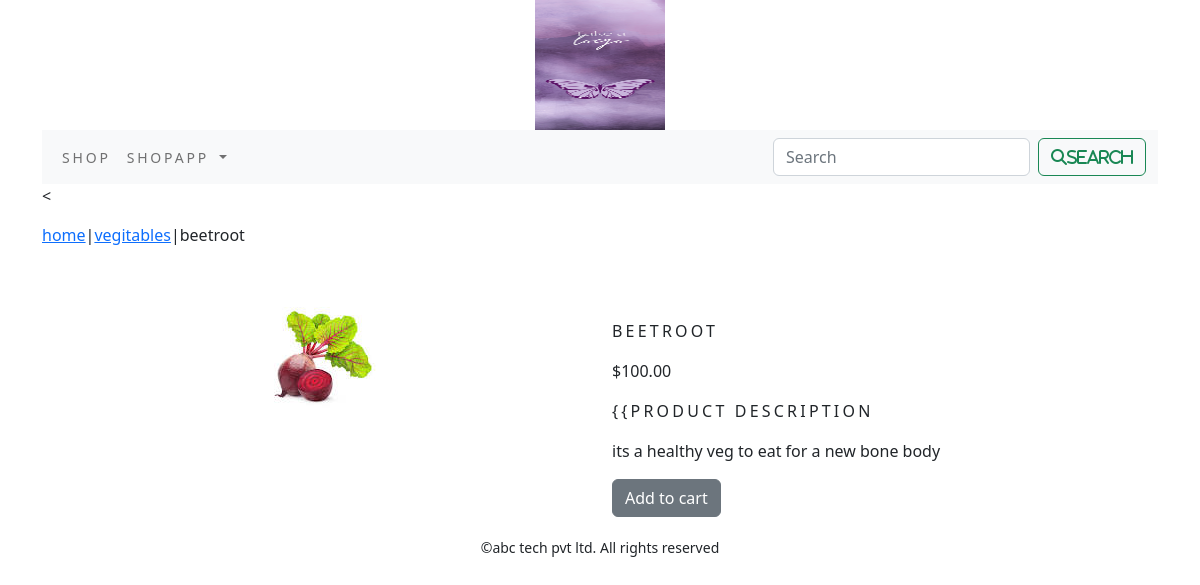
Page /shopapp/vegitables/beetroot/ on the committed database.
### shopapp/models.py (models this page shows, shortened)
class Product(models.Model):
    name = models.CharField(max_length=250, unique=True)
    slug = models.SlugField(max_length=250, unique=True)
    description = models.TextField(blank=True)
    price = models.DecimalField(max_digits=10, decimal_places=2)
    category = models.ForeignKey(Category, on_delete=models.CASCADE)
    image = models.ImageField(upload_to='product', blank=True)
    stock = models.IntegerField()
    available = models.BooleanField(default=True)
    created = models.DateTimeField(auto_now_add=True)
    updated = models.DateTimeField(auto_now=True)
    class Meta:
        ordering = ('name',)
        verbose_name = 'product'
        verbose_name_plural = 'products'

class Category(models.Model):
    name = models.CharField(max_length=250, unique=True)
    slug = models.SlugField(max_length=250, unique=True)
    description = models.TextField(blank=True)
    image = models.ImageField(upload_to='category', blank=True)
    class Meta:
        ordering = ('name',)
        verbose_name = 'category'
        verbose_name_plural = 'categories'
    def get_url(self):
        return reverse('shopapp:products_by_category', args=[self.slug])
    def __str__(self):
        return '{}'.format(self.name)

### shopapp/views.py (the view)
# urls.py: path('<slug:c_slug>/<slug:product_slug>/', views.proDetail, name='prodCatDetail')
def proDetail(request, c_slug, product_slug):
    try:
        product = Product.objects.get(category__slug=c_slug, slug=product_slug)
    except Exception as e:
        raise e
    return render(request, 'product.html', {'product': product})

### cartapp/context_processors.py (called while the page is built)
def counter(request):
    item_count=0
    if 'admin' in request.path:
        return {}
    else:
        try:
            cart=Cart.objects.filter(cart_id=_cart_id(request))
            cart_items=CartItem.objects.all().filter(cart=cart[:1])
            for cat_item in cart_items:
                item_count += cat_item.quantity
        except Cart.DoesNotExist:
            item_count=0
        return dict(item_count=item_count)

### cartapp/views.py (called while the page is built)
def _cart_id(request):
    cart = request.session.session_key
    if not cart:
        cart = request.session.create()
    return cart

### shopapp/context_processors.py (called while the page is built)
def menu_links(request):
    links=Category.objects.all()
    return dict(links=links)

### templates/product.html (shortened to what this page needs)
{% extends 'base.html' %}
{% load static %}
{% block content %}
<<div class="row my_prod_row_class">
    <div class="mx-auto">
        <p> <a href="{% url 'shopapp:allProdCat' %}">home</a>|<a href="{{product.category.get_url}}">{{product.category}}</a>|{{product.name}}</p>
    </div>
</div>
<div class="container">
<br>
<div class="row">
    <div class="col-12 col-sm-12 col-md-12 col-lg-6 text-center">
        <div style="min-width:18rem">
            <img src="{{product.image.url}}" alt="{{product.name}}">
        </div>
    </div>
       <div class="col-12 col-sm-12 col-md-12 col-lg-6">
           <div>
           <h1 class="my_prod_title">{{product.name}}</h1>
           <p>${{product.price}}</p>
           <p class="my_title">{{product description</p>
           <p class="text-justify my_prod_text">{{product.description}}</p>
           {% if product.stock <= 0 %}
           <p class="text-justify my_prod_text"><b>out of stock</b></p>
           {% else %}
           <a class="btn btn-secondary" href="{% url 'cartapp:add_cart' product.id %}">Add to cart</a>
           {% endif %}
       </div>
    </div>
</div>
</div>
</div>
{% endblock %}

### static/css/custom.css (style rules this page uses)
body { font-family :'Roboto',sans-serif; }
.my_title { font-size:16px; text-transform:uppercase; letter-spacing:.2em; }
.my_prod_row_class { padding-top:15px; padding-bottom:20px; }
.my_prod_title { font-size:16px; text-transform:uppercase; letter-spacing:.2em; padding-top:15px; padding-bottom:10px; }
.my_prod_text { padding-right:15px; }

### rows in the picture
Product: category "vegitables", name "beetroot", image (picture), name "BEETROOT", price "100.00", description "its a healthy veg to eat for a new bone body"
